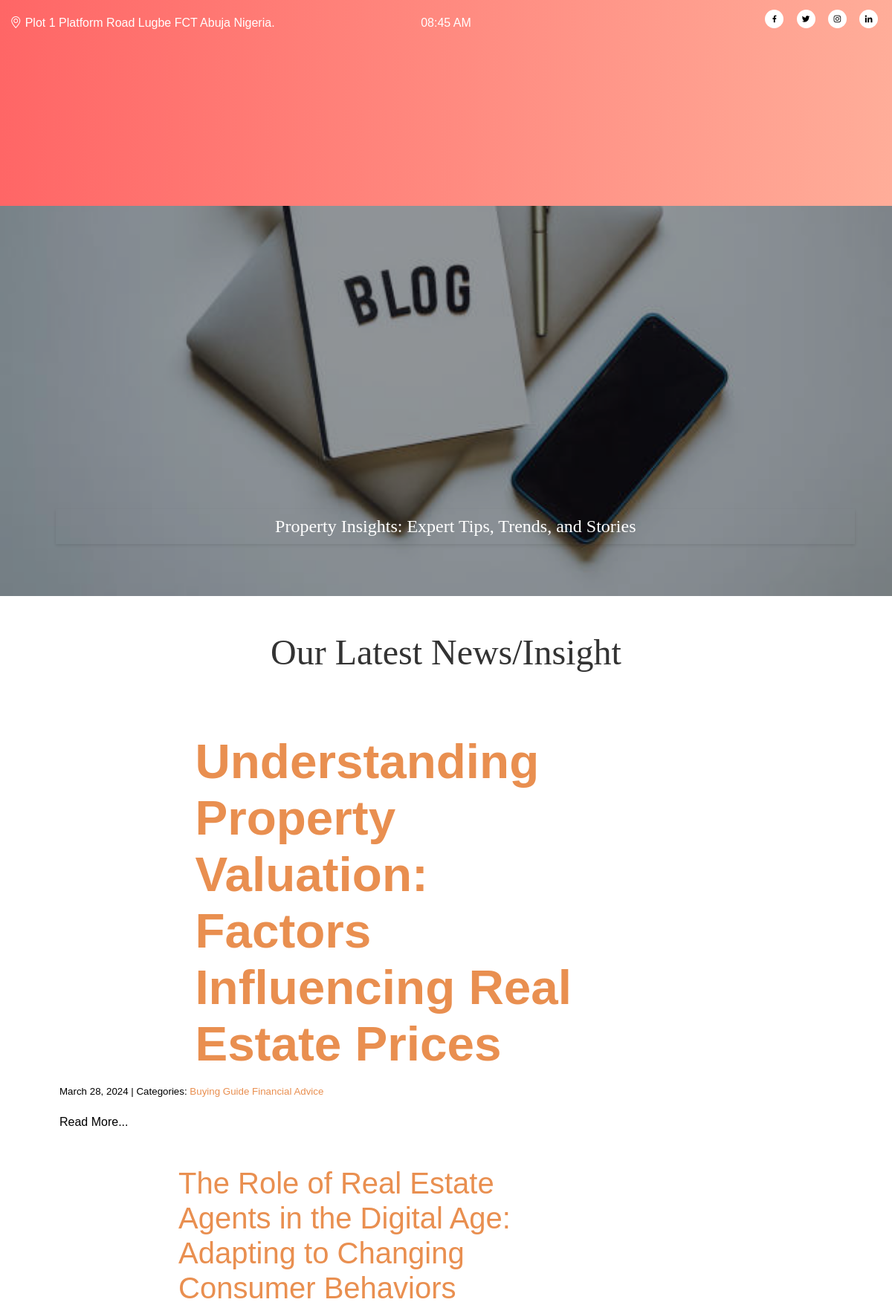
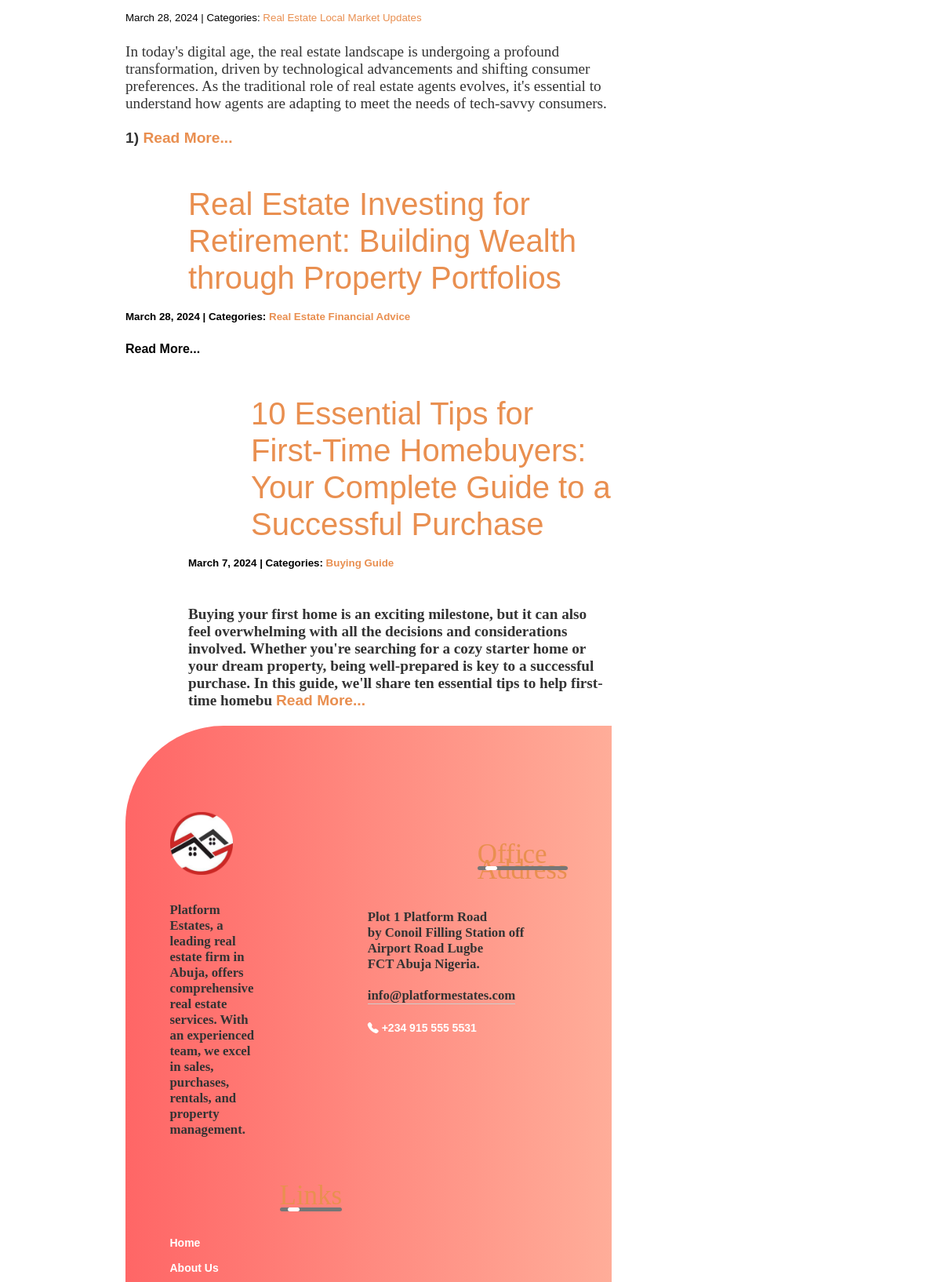
Screenshot of /blog/ (upper part) with the database file from the repository (2 pictures, top to bottom).
### estates/models.py (models this page shows, shortened)
class Post(models.Model):
    title = models.CharField(max_length = 300)
    body = models.TextField()
    image = models.ImageField(upload_to = 'media/', null = True, blank = True)
    image_1 = models.ImageField(upload_to='media/', null = True, blank = True)
    date_created = models.DateTimeField(auto_now_add = True)
    categories = models.ManyToManyField('Category', related_name = 'posts')

class Category(models.Model):
    name = models.CharField(max_length = 50)
    class Meta:
        verbose_name_plural = 'Categories'

### estates/views.py (the view)
# urls.py: path('blog/', views.blog_list, name = 'blog'),
def blog_list(request):
    current_datetime = datetime.now()
    posts = Post.objects.all().order_by('-date_created')
    newsletter = NewsletterForm()
    context = {
                'posts': posts,
                'title': 'Property Insights: Expert Tips, Trends, and Stories',
                'date': current_datetime,
                'newsletter': newsletter,
            }
    return render(request, 'pages/blog.html', context)

### estates/templates/pages/blog.html (shortened to what this page needs)
{% load static %}
<!DOCTYPE html>
<html>
    <head>
        <link rel = 'stylesheet' href='https://unpkg.com/boxicons@2.1.4/css/boxicons.min.css'>
        <link rel = 'stylesheet' href='https://cdn.jsdelivr.net/npm/bootstrap-icons@1.11.3/font/bootstrap-icons.min.css'>
        <link rel = 'stylesheet' href ='{% static 'head_foot.css' %}'>
        <link rel = 'stylesheet' href  ='{% static 'blog.css' %}'>
    </head>
    <body>
        <div class = 'container'>
            <div class = 'pre_head'>
                <p> <span class = 'address'> <i class="bi bi-geo-alt"></i> Plot 1 Platform Road Lugbe FCT Abuja Nigeria.</span>
                    <span class = 'date'> {{ date|date:'H:i A' }} </span>
                    <span class = 'profile_links'>
                    <a href = 'https://www.facebook.com/profile.php?id=100089944118473'><i class='bx bxl-facebook'></i></a>
		            <a href = 'https://twitter.com/Platformestate3'><i class='bx bxl-twitter'></i></a>
		            <a href = 'https://www.instagram.com/platformestate/'><i class='bx bxl-instagram'></i></a>
		            <a href = 'https://ng.linkedin.com/in/platform-estates-bb3751263'><i class='bx bxl-linkedin'></i></a>
                    </span>
                </p>
            </div>
    <header>
	    <div class="logo">
            <a href='/'><img src="{% static 'platform_logo (2).png' %}" alt="Platform Logo" class = 'logo'></a>
        </div>
	    <nav>
		    <ul>
			    <li><a href = '/' class = 'active'> Home </a></li>
			    <li><a href = '{% url 'about_us' %}'> About Us </a></li>
			    <li><a href = '{% url 'services' %}'> Services </a></li>
			    <li><a href = '{% url 'listings' %}'> Listings </a></li>
			    <li><a href = '{% url 'blog' %}'> Blog </a></li>
			    <li><a href = '{% url 'contact' %}'> Contacts </a></li>
		    </ul>
	    </nav>
        <div class = 'quote'><p> Property Insights: Expert Tips, Trends, and Stories </p></div>
    </header>
        <h2> Our Latest News/Insight </h2>
        <div class = 'blog'>
            {% block posts %}
                {% for post in posts %}
                <div class = ''>
                    <h3><a href = '{% url 'blog_detail' post.pk %}'>{{ post.title }}</a></h3>
                    <div class = 'small'><small>
                        {{ post.date_created.date }} | Categories:
                        {% for category in post.categories.all %}
                            <a href = '{% url 'blog_category' category.name %}'> {{ category.name }}</a>
                        {% endfor %}
                    </small></div>
                    <div class = 'blog_content'>
                        <p> {{ post.body | slice:'350' | safe }} <a href = '{% url 'blog_detail' post.pk %}'> Read More... </a></p>
                    </div>
                </div>
                {% endfor%}
            {% endblock posts%}
        </div>
    <footer>
        <div class = 'row'>
            <div class = 'col'>
                <img src = '{% static 'platform_logo.PNG' %}' alt = 'Logo' class = 'logo'>
                <p> Platform Estates, a leading real estate firm in Abuja, offers comprehensive real estate services. With an experienced team, we excel in sales, purchases, rentals, and property management.</p>
            </div>
            <div class = 'col'>
                <h3> Office Address <div class = 'underline'><span></span></div></h3>
                <p> Plot 1 Platform Road </p>
                <p> by Conoil Filling Station off Airport Road Lugbe  </p>
                <p> FCT Abuja Nigeria. </p>
                <p class = 'email_id'> info@platformestates.com </p>
                <h4><i class = "bi bi-telephone-fill"></i> +234 915 555 5531 </h4>
            </div>
            <div class = 'col'>
                <h3> Links <div class = 'underline'><span></span></div></h3>
                <ul>
                   <li><a href = '/'> Home </a></li>
                   <li><a href = '{% url 'about_us' %}'> About Us </a></li>
                </ul>
            </div>
        </div>
    </footer>
    </body>
</html>

### estates/static/head_foot.css (style rules this page uses)
* { margin: 0; padding: 0; box-sizing: border-box; font-family: 'poppins', sans-serif; }
.pre_head { position: absolute; top: 0; left: 0; height: 7%; width: 100%; z-index: 2; background: linear-gradient(to right,#ff6666, #ffad99); color: #fff; font-size: 1em; font-family: 'Montserrat', sans-serif; }
.pre_head p { padding-top: 1.1%; text-align: center; position: relative; }
.pre_head .address { position: absolute; left: 0; padding-left: 0.5%; padding-top: 0.7%; transform: translateX(2%) }
.pre_head .date { display: inline-block; padding-top: 0.7%; }
.pre_head .profile_links { position: absolute; right: 0; padding-right: 0.5%; }
.profile_links i { width: 25px; height: 25px; border-radius: 50%; text-align: center; line-height: 25px; font-size: .8em; color: #000; background: #fff; margin-right: 1em; cursor: pointer; }
header { height: 100vh; position: relative; width: 100%; }
header::before { content: ''; position: absolute; top: 0; left: 0; width: 100%; height: 100vh; background-color: rgba(0, 0, 0, 0.4); }
header .logo { width: 40%; max-width: 50%; position: absolute; top: 2.8em; left: 2%; height: auto; cursor: pointer; }
nav { background: transparent; width: 100%; position: absolute; top: 12%; }
nav ul li { display: inline-block; line-height: 5em; margin: 0 0.3em; }
nav ul { float: right; margin-right: 3.3em; }
nav ul li a { color: #fff; text-decoration: none; font-weight: bold; font-size: 1.25em; padding: 0.6em 1em; border: 3px solid transparent; transition: .2s; cursor: pointer; }
nav ul li a:hover, nav ul li a.active { border-bottom-color: #FFAD99; }
header .quote { position: absolute; bottom: 4.4em; right: 3.1em; padding: 0.6em; background: transparent; box-shadow: 0 0.125em 0.25em rgba(0, 0, 0, 0.1); color: #fff; text-align: center; }
header .quote p { font-size: 2vw; font-family: 'Tangerine', serif; width: 44em; }
footer { width: 100%; position: static; bottom: 0; background: linear-gradient(to right,#ff6666, #ffad99); color: #fff; padding: 100px 0 30px; border-top-left-radius: 125px; font-size: 14px; line-height: 20px; margin-top: 1.5em; }
footer .row { width: 85%; margin: auto; display: flex; flex-wrap: wrap; align-items: flex-start; justify-content: space-between; }
footer .logo { width: 80px; margin-bottom: 30px; }
footer .col { flex-basis: 25%; padding: 10px; }
footer .col:nth-child(2), footer .col:nth-child(3) { flex-basis: 15%; }
.col h3 { width: fit-content; margin-bottom: 40px; position: relative; }
.col .email_id { width: fit-content; border-bottom: 1px solid #ccc; margin: 20px 0; }
footer ul li { list-style: none; margin-bottom: 12px; }
footer ul a { text-decoration: none; color: #fff; cursor: pointer; }
footer .underline { width: 100%; height: 5px; background: #767676; border-radius: 3px; position: absolute; top: 25px; left: 0; overflow: hidden; }
footer .underline span { width: 15px; height: 100%; background: #fff; border-radius: 3px; position: absolute; top: 0; left: 10px; animation: moving 2s linear infinite; }

### estates/static/blog.css (style rules this page uses)
* { padding: 0; margin: 0; box-sizing: border-box; }
header { background: url(blog_header.jpg); background-size: cover; background-position: center; background-repeat: no-repeat; }
h2 { margin-top: 1em; text-align: center; justify-content: end; font-family: 'Tangerine', serif; font-size: 3em; font-weight: 500; color: #333 }
div.blog { margin-top: 3.5em; margin-bottom: 5em; width: 65%; }
div.blog h3 { font-family: 'Times New Roman'; font-size: 4.1em; margin-top: 1.25em; margin-left: 4em; }
div.blog h3 a { text-decoration: none; color: #E98F50 }
div.blog .small { margin-bottom: 0.6em; margin-left: 5em; }
div.blog small a { color: #E98F50; text-decoration: none; }
div.small { margin-left: 0.6em; margin-top: 1em; }
div.small a { color: #E98F50; text-decoration: none; }
div.blog_content { margin-top: 1.5em; margin-left: 5em; }
div.blog_content h3 { font-size: 2.5em; font-weight: 500; font-family: 'Times New Roman'; color: #E98F50; }
div.blog_content p { font-family: 'Tangerine', serif; font-size: 1.2em; color: #333; }
div.blog_content p a { color: #E98F50; text-decoration: none; }

### rows the page displays
Post: title "Understanding Property Valuation: Factors Influencing Real Estate Prices", date_created "March 28, 2024"
Category: name "Buying Guide"
Category: name "Financial Advice"
Post: title "The Role of Real Estate Agents in the Digital Age: Adapting to Changing Consumer Behaviors", date_created "March 28, 2024", body "In today's digital age, the real estate landscape is undergoing a profound transformation, driven by technological advancements and shifting consumer preferences. As the traditional role of real estate agents evolves, it's essential to understand how agents are adapting to meet the needs of tech-savvy consumers. 1)"
Category: name "Real Estate"
Category: name "Local Market Updates"
Post: title "Real Estate Investing for Retirement: Building Wealth through Property Portfolios", date_created "March 28, 2024"
Post: title "10 Essential Tips for First-Time Homebuyers: Your Complete Guide to a Successful Purchase", date_created "March 7, 2024", body "Buying your first home is an exciting milestone, but it can also feel overwhelming with all the decisions and considerations involved. Whether you're searching for a cozy starter home or your dream property, being well-prepared is key to a successful purchase. In this guide, we'll share ten essential tips to help first-time homebu"

### other values shown
{{ date|date:'H:i A' }} "08:45 AM"
